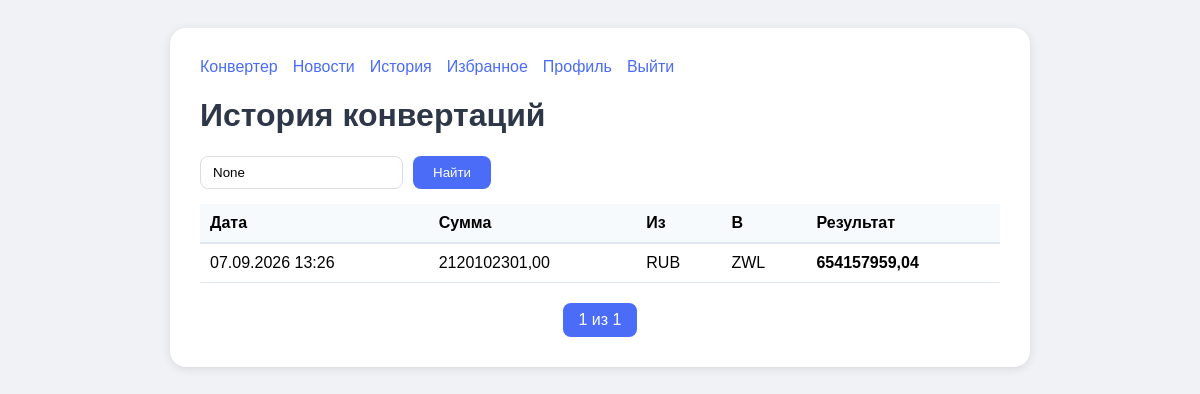
Before: /history/ (signed in) with the older database file.
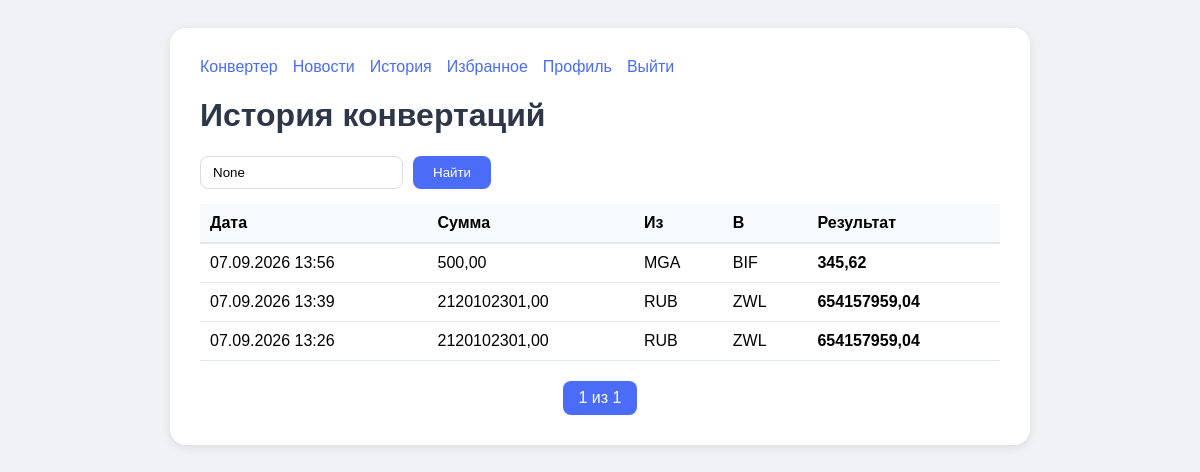
After: the same page with the newer database file.
### currency/models.py (models this page shows, shortened)
class ConversionHistory(models.Model):
    user = models.ForeignKey(settings.AUTH_USER_MODEL, on_delete=models.CASCADE, related_name='conversions')
    from_currency = models.CharField('Из валюты', max_length=10)
    to_currency = models.CharField('В валюту', max_length=10)
    amount = models.DecimalField('Сумма', max_digits=15, decimal_places=2)
    result = models.DecimalField('Результат', max_digits=15, decimal_places=2)
    created_at = models.DateTimeField('Дата конвертации', auto_now_add=True)
    class Meta:
        verbose_name = 'История конвертации'
        verbose_name_plural = 'История конвертаций'
        ordering = ['-created_at']

### currency/views.py (the view)
# urls.py: path('history/', views.history, name='history'),
@login_required
def history(request):
    history_list = ConversionHistory.objects.filter(user=request.user)
    currency_filter = request.GET.get('currency')
    if currency_filter:
        history_list = history_list.filter(
            Q(from_currency=currency_filter) | Q(to_currency=currency_filter)
        )
    paginator = Paginator(history_list, 10)
    page_number = request.GET.get('page')
    page_obj = paginator.get_page(page_number)
    return render(request, 'currency/history.html', {
        'page_obj': page_obj,
        'currency_filter': currency_filter,
    })

### currency/templates/currency/history.html (shortened to what this page needs)
<!DOCTYPE html>
<html>
<head>
</head>
<body>
    <div class="container">
        <div class="nav">
            <a href="/">Конвертер</a>
            <a href="/news/">Новости</a>
            <a href="/history/">История</a>
            <a href="/favorites/">Избранное</a>
            <a href="/users/profile/">Профиль</a>
            <a href="/users/logout/">Выйти</a>
        </div>
        <h1>История конвертаций</h1>
        <form method="GET" class="filter-form">
            <input type="text" name="currency" placeholder="Фильтр по валюте" value="{{ currency_filter }}">
            <button type="submit">Найти</button>
        </form>
        {% if page_obj %}
            <table>
                <thead>
                    <tr>
                        <th>Дата</th>
                        <th>Сумма</th>
                        <th>Из</th>
                        <th>В</th>
                        <th>Результат</th>
                    </tr>
                </thead>
                <tbody>
                    {% for item in page_obj %}
                        <tr>
                            <td>{{ item.created_at|date:"d.m.Y H:i" }}</td>
                            <td>{{ item.amount }}</td>
                            <td>{{ item.from_currency }}</td>
                            <td>{{ item.to_currency }}</td>
                            <td><strong>{{ item.result }}</strong></td>
                        </tr>
                    {% endfor %}
                </tbody>
            </table>
            <div class="pagination">
                <span class="current">{{ page_obj.number }} из {{ page_obj.paginator.num_pages }}</span>
            </div>
        {% else %}
            <div class="empty">У вас пока нет конвертаций</div>
        {% endif %}
    </div>
</body>
</html>

Changed rows visible on the page:
added ConversionHistory: created_at "07.09.2026 13:56", amount "500,00", from_currency "MGA", to_currency "BIF", result "345,62"
added ConversionHistory: created_at "07.09.2026 13:39", amount "2120102301,00", from_currency "RUB", to_currency "ZWL", result "654157959,04"
